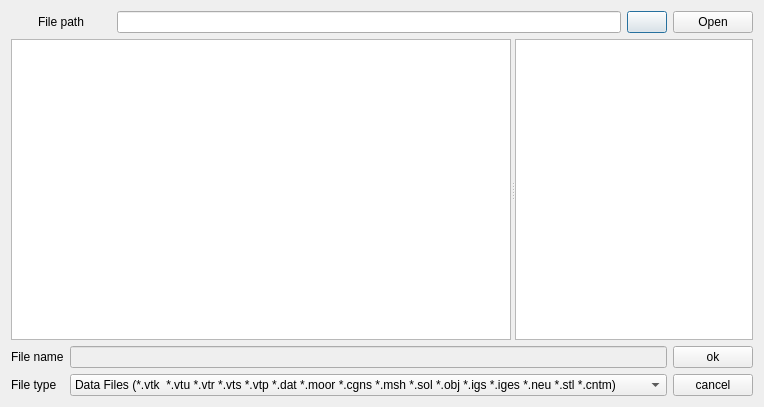
<?xml version="1.0" encoding="UTF-8"?>
<ui version="4.0">
 <class>FileDialogDirectory</class>
 <widget class="QDialog" name="FileDialogDirectory">
  <property name="geometry">
   <rect>
    <x>0</x>
    <y>0</y>
    <width>764</width>
    <height>407</height>
   </rect>
  </property>
  <property name="minimumSize">
   <size>
    <width>607</width>
    <height>397</height>
   </size>
  </property>
  <property name="windowTitle">
   <string>Open file</string>
  </property>
  <layout class="QVBoxLayout" name="verticalLayout">
   <item>
    <layout class="QHBoxLayout" name="horizontalLayout">
     <item>
      <widget class="QLabel" name="label_3">
       <property name="sizePolicy">
        <sizepolicy hsizetype="Fixed" vsizetype="Preferred">
         <horstretch>0</horstretch>
         <verstretch>0</verstretch>
        </sizepolicy>
       </property>
       <property name="minimumSize">
        <size>
         <width>100</width>
         <height>0</height>
        </size>
       </property>
       <property name="maximumSize">
        <size>
         <width>100</width>
         <height>16777215</height>
        </size>
       </property>
       <property name="text">
        <string>File path</string>
       </property>
       <property name="alignment">
        <set>Qt::AlignCenter</set>
       </property>
      </widget>
     </item>
     <item>
      <widget class="QLineEdit" name="FilePath"/>
     </item>
     <item>
      <widget class="QPushButton" name="up_pushButton">
       <property name="text">
        <string/>
       </property>
       <property name="icon">
        <iconset resource="resource.qrc">
         <normaloff>:/images/arrow_up.png</normaloff>:/images/arrow_up.png</iconset>
       </property>
      </widget>
     </item>
     <item>
      <widget class="QPushButton" name="cmbFilePath">
       <property name="text">
        <string>Open</string>
       </property>
      </widget>
     </item>
    </layout>
   </item>
   <item>
    <widget class="QSplitter" name="splitter">
     <property name="orientation">
      <enum>Qt::Horizontal</enum>
     </property>
     <widget class="QTreeView" name="mTreeView">
      <property name="minimumSize">
       <size>
        <width>500</width>
        <height>0</height>
       </size>
      </property>
      <property name="maximumSize">
       <size>
        <width>16777215</width>
        <height>16777215</height>
       </size>
      </property>
      <property name="selectionMode">
       <enum>QAbstractItemView::ExtendedSelection</enum>
      </property>
      <property name="textElideMode">
       <enum>Qt::ElideNone</enum>
      </property>
      <property name="rootIsDecorated">
       <bool>true</bool>
      </property>
     </widget>
     <widget class="QTreeWidget" name="mPipelineTree">
      <property name="selectionMode">
       <enum>QAbstractItemView::SingleSelection</enum>
      </property>
      <property name="indentation">
       <number>10</number>
      </property>
      <property name="expandsOnDoubleClick">
       <bool>false</bool>
      </property>
      <attribute name="headerVisible">
       <bool>false</bool>
      </attribute>
      <column>
       <property name="text">
        <string notr="true">FileName</string>
       </property>
      </column>
     </widget>
    </widget>
   </item>
   <item>
    <layout class="QGridLayout" name="_2">
     <property name="leftMargin">
      <number>0</number>
     </property>
     <property name="topMargin">
      <number>0</number>
     </property>
     <property name="rightMargin">
      <number>0</number>
     </property>
     <property name="bottomMargin">
      <number>0</number>
     </property>
     <property name="spacing">
      <number>6</number>
     </property>
     <item row="1" column="1">
      <widget class="QComboBox" name="FileType">
       <property name="currentText">
        <string>Data Files (*.vtk  *.vtu *.vtr *.vts *.vtp *.dat *.moor *.cgns *.msh *.sol *.obj *.igs *.iges *.neu *.stl *.cntm)</string>
       </property>
       <item>
        <property name="text">
         <string>Data Files (*.vtk  *.vtu *.vtr *.vts *.vtp *.dat *.moor *.cgns *.msh *.sol *.obj *.igs *.iges *.neu *.stl *.cntm)</string>
        </property>
       </item>
       <item>
        <property name="text">
         <string>Vtk Files(*.vtk *.vtu *.vtr *.vts *.vtp)</string>
        </property>
       </item>
       <item>
        <property name="text">
         <string>Neu Files(*.neu)</string>
        </property>
       </item>
       <item>
        <property name="text">
         <string>Stl Files(*.stl)</string>
        </property>
       </item>
       <item>
        <property name="text">
         <string>Dat Files(*.dat)</string>
        </property>
       </item>
       <item>
        <property name="text">
         <string>Sol Files(*.sol)</string>
        </property>
       </item>
       <item>
        <property name="text">
         <string>Cgns Files(*.cgns)</string>
        </property>
       </item>
       <item>
        <property name="text">
         <string>Igs Files(*.iges *.igs)</string>
        </property>
       </item>
       <item>
        <property name="text">
         <string>Cntm Files(*.cntm)</string>
        </property>
       </item>
      </widget>
     </item>
     <item row="0" column="1">
      <widget class="QLineEdit" name="FileName">
       <property name="enabled">
        <bool>false</bool>
       </property>
      </widget>
     </item>
     <item row="1" column="0">
      <widget class="QLabel" name="label">
       <property name="text">
        <string>File type</string>
       </property>
      </widget>
     </item>
     <item row="1" column="2">
      <widget class="QPushButton" name="Cancel">
       <property name="text">
        <string>cancel</string>
       </property>
      </widget>
     </item>
     <item row="0" column="2">
      <widget class="QPushButton" name="OKChoice">
       <property name="text">
        <string>ok</string>
       </property>
      </widget>
     </item>
     <item row="0" column="0">
      <widget class="QLabel" name="label_2">
       <property name="text">
        <string>File name</string>
       </property>
      </widget>
     </item>
    </layout>
   </item>
  </layout>
  <zorder></zorder>
  <zorder>splitter</zorder>
 </widget>
 <layoutdefault spacing="6" margin="11"/>
 <resources>
  <include location="resource.qrc"/>
  <include location="resource.qrc"/>
 </resources>
 <connections/>
</ui>
